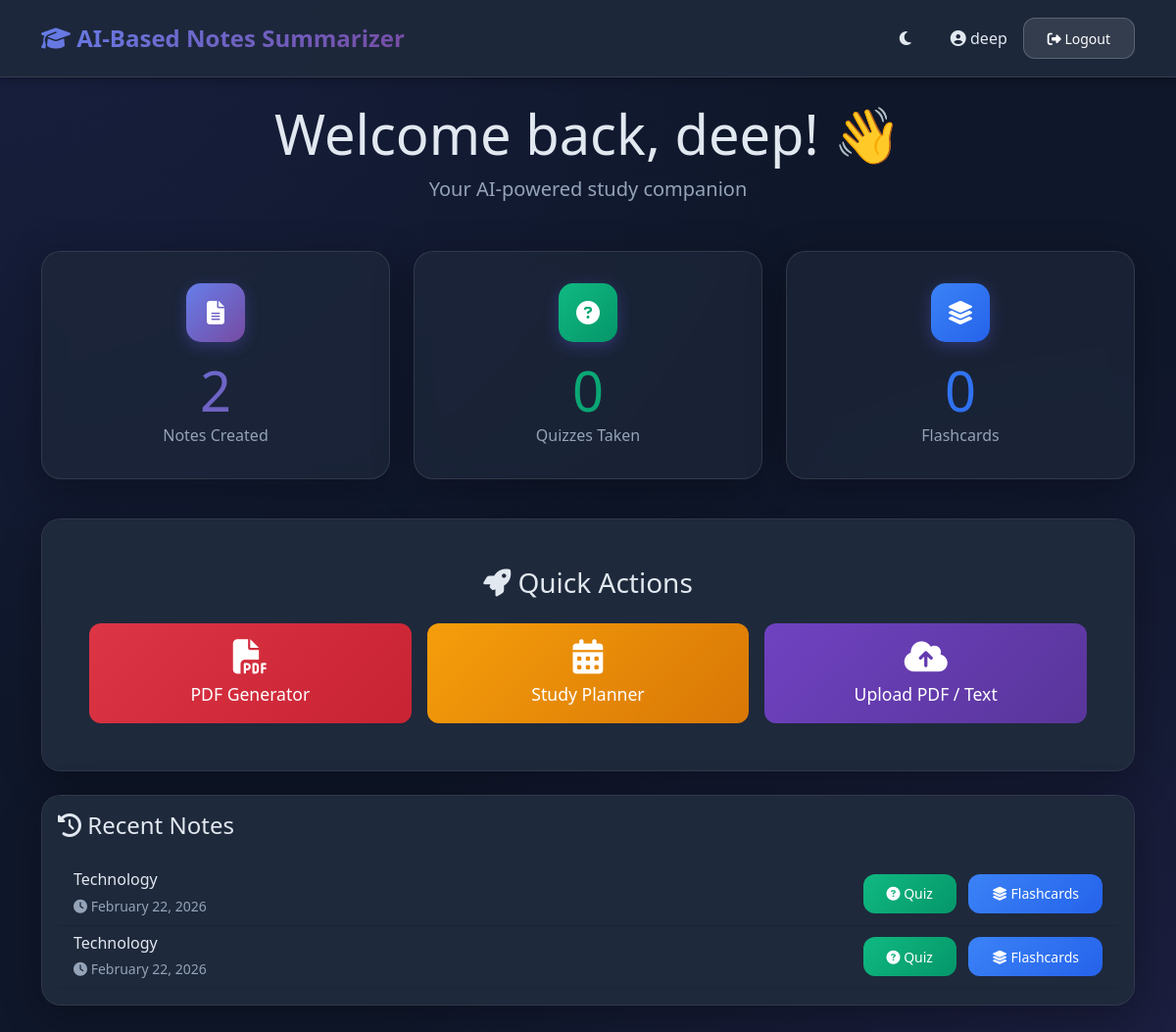
/dashboard (signed in), run on the app's committed database.
### AI-BASED NOTES SUMMARIZER/models.py (models this page shows, shortened)
class User(UserMixin, db.Model):
    __tablename__ = 'users'
    id = db.Column(db.Integer, primary_key=True)
    username = db.Column(db.String(80), unique=True, nullable=False)
    email = db.Column(db.String(120), unique=True, nullable=False)
    password_hash = db.Column(db.String(200), nullable=False)
    role = db.Column(db.String(20), default='user')  # user or admin
    created_at = db.Column(db.DateTime, default=datetime.utcnow)
    notes = db.relationship('Note', backref='user', lazy=True, cascade='all, delete-orphan')
    quizzes = db.relationship('Quiz', backref='user', lazy=True, cascade='all, delete-orphan')
    flashcards = db.relationship('Flashcard', backref='user', lazy=True, cascade='all, delete-orphan')

class Note(db.Model):
    __tablename__ = 'notes'
    id = db.Column(db.Integer, primary_key=True)
    user_id = db.Column(db.Integer, db.ForeignKey('users.id'), nullable=False)
    original_text = db.Column(db.Text, nullable=False)
    summary = db.Column(db.Text)
    detected_topic = db.Column(db.String(100))
    created_at = db.Column(db.DateTime, default=datetime.utcnow)

### AI-BASED NOTES SUMMARIZER/app.py (the view)
@app.route('/dashboard')
@login_required
def dashboard():
    notes = Note.query.filter_by(user_id=current_user.id).order_by(Note.created_at.desc()).limit(5).all()
    quiz_count = Quiz.query.filter_by(user_id=current_user.id).count()
    flashcard_count = Flashcard.query.filter_by(user_id=current_user.id).count()
    return render_template('dashboard.html', notes=notes, quiz_count=quiz_count, flashcard_count=flashcard_count)

### AI-BASED NOTES SUMMARIZER/app.py (called while the page is built)
@login_manager.user_loader
def load_user(user_id):
    return User.query.get(int(user_id))

### AI-BASED NOTES SUMMARIZER/templates/dashboard.html (shortened to what this page needs)
{% extends "base.html" %}
{% block content %}
<div class="fade-in-up">
    <div class="text-center mb-5">
        <h1 class="display-4 mb-2">Welcome back, {{ current_user.username }}! 👋</h1>
        <p class="lead text-muted">Your AI-powered study companion</p>
    </div>
    <div class="row mb-4">
        <div class="col-md-4 mb-3">
            <div class="card glass feature-card">
                <div class="icon-box mx-auto">
                    <i class="fas fa-file-alt"></i>
                </div>
                <h2 class="display-4 mb-0" style="background: linear-gradient(135deg, #667eea 0%, #764ba2 100%); -webkit-background-clip: text; -webkit-text-fill-color: transparent;">{{ notes|length }}</h2>
                <p class="text-muted mb-0">Notes Created</p>
            </div>
        </div>
        <div class="col-md-4 mb-3">
            <div class="card glass feature-card">
                <div class="icon-box mx-auto" style="background: linear-gradient(135deg, #10b981 0%, #059669 100%);">
                    <i class="fas fa-question-circle"></i>
                </div>
                <h2 class="display-4 mb-0" style="background: linear-gradient(135deg, #10b981 0%, #059669 100%); -webkit-background-clip: text; -webkit-text-fill-color: transparent;">{{ quiz_count }}</h2>
                <p class="text-muted mb-0">Quizzes Taken</p>
            </div>
        </div>
        <div class="col-md-4 mb-3">
            <div class="card glass feature-card">
                <div class="icon-box mx-auto" style="background: linear-gradient(135deg, #3b82f6 0%, #2563eb 100%);">
                    <i class="fas fa-layer-group"></i>
                </div>
                <h2 class="display-4 mb-0" style="background: linear-gradient(135deg, #3b82f6 0%, #2563eb 100%); -webkit-background-clip: text; -webkit-text-fill-color: transparent;">{{ flashcard_count }}</h2>
                <p class="text-muted mb-0">Flashcards</p>
            </div>
        </div>
    </div>
    <div class="row mb-4">
        <div class="col-md-12">
            <div class="card glass">
                <div class="card-body p-5 text-center">
                    <h3 class="mb-4"><i class="fas fa-rocket"></i> Quick Actions</h3>
                    <div class="row g-3">
                        <div class="col-md-4">
                            <a href="{{ url_for('pdf_generator') }}" class="btn btn-lg w-100" style="background: linear-gradient(135deg, #dc3545 0%, #c82333 100%); color: white; border: none;">
                                <i class="fas fa-file-pdf fa-2x mb-2"></i><br>
                                PDF Generator
                            </a>
                        </div>
                        <div class="col-md-4">
                            <a href="{{ url_for('planner') }}" class="btn btn-lg w-100" style="background: linear-gradient(135deg, #f59e0b 0%, #d97706 100%); color: white; border: none;">
                                <i class="fas fa-calendar-alt fa-2x mb-2"></i><br>
                                Study Planner
                            </a>
                        </div>
                        <div class="col-md-4">
                            <a href="{{ url_for('summarize') }}" class="btn btn-lg w-100" style="background: linear-gradient(135deg, #6f42c1 0%, #59359a 100%); color: white; border: none;">
                                <i class="fas fa-cloud-upload-alt fa-2x mb-2"></i><br>
                                Upload PDF / Text
                            </a>
                        </div>
                    </div>
                </div>
            </div>
        </div>
    </div>
    {% if notes %}
    <div class="row">
        <div class="col-md-12">
            <div class="card glass">
                <div class="card-body">
                    <h4 class="mb-4"><i class="fas fa-history"></i> Recent Notes</h4>
                    <div class="list-group list-group-flush">
                        {% for note in notes %}
                        <div class="list-group-item bg-transparent border-bottom" style="border-color: rgba(0,0,0,0.1) !important;">
                            <div class="d-flex justify-content-between align-items-center">
                                <div>
                                    <h6 class="mb-1">{{ note.detected_topic }}</h6>
                                    <small class="text-muted">
                                        <i class="fas fa-clock"></i> {{ note.created_at.strftime('%B %d, %Y') }}
                                    </small>
                                </div>
                                <div>
                                    <a href="{{ url_for('generate_quiz', note_id=note.id) }}" class="btn btn-sm btn-success me-2">
                                        <i class="fas fa-question-circle"></i> Quiz
                                    </a>
                                    <a href="{{ url_for('generate_flashcards', note_id=note.id) }}" class="btn btn-sm btn-info">
                                        <i class="fas fa-layer-group"></i> Flashcards
                                    </a>
                                </div>
                            </div>
                        </div>
                        {% endfor %}
                    </div>
                </div>
            </div>
        </div>
    </div>
    {% endif %}
</div>
{% endblock %}

### AI-BASED NOTES SUMMARIZER/templates/base.html (shortened to what this page needs)
<!DOCTYPE html>
<html lang="en">
<head>
    <link href="https://cdn.jsdelivr.net/npm/bootstrap@5.3.0/dist/css/bootstrap.min.css" rel="stylesheet">
    <link rel="stylesheet" href="https://cdnjs.cloudflare.com/ajax/libs/font-awesome/6.4.0/css/all.min.css">
    <link rel="stylesheet" href="{{ url_for('static', filename='css/style.css') }}">
</head>
<body>
    {% if current_user.is_authenticated %}
    <nav class="navbar navbar-expand-lg navbar-light">
        <div class="container">
            <a class="navbar-brand" href="{{ url_for('dashboard') if current_user.role == 'user' else url_for('admin_dashboard') }}">
                <i class="fas fa-graduation-cap"></i> AI-Based Notes Summarizer
            </a>
            <div class="d-flex align-items-center">
                <button class="btn btn-link me-3 text-decoration-none" id="themeToggle" style="color: var(--text-light);">
                    <i class="fas fa-moon"></i>
                </button>
                <span class="me-3"><i class="fas fa-user-circle"></i> {{ current_user.username }}</span>
                <a href="{{ url_for('logout') }}" class="btn btn-sm btn-light">
                    <i class="fas fa-sign-out-alt"></i> Logout
                </a>
            </div>
        </div>
    </nav>
    {% endif %}
    <div class="container mt-4 mb-5">
        {% block content %}{% endblock %}
    </div>
</body>
</html>

### AI-BASED NOTES SUMMARIZER/static/css/style.css (style rules this page uses)
:root { --primary: #6366f1; --primary-dark: #4f46e5; --secondary: #8b5cf6; --success: #10b981; --danger: #ef4444; --warning: #f59e0b; --info: #3b82f6; --dark-bg: #0f172a; --dark-card: #1e293b; --dark-card-hover: #334155; --text-light: #e2e8f0; --text-muted: #94a3b8; --gradient: linear-gradient(135deg, #667eea 0%, #764ba2 100%); --dark-gradient: linear-gradient(135deg, #1e293b 0%, #0f172a 100%); }
body { min-height: 100vh; background: var(--dark-bg); background-image: radial-gradient(at 0% 0%, rgba(99, 102, 241, 0.1) 0px, transparent 50%), radial-gradient(at 100% 100%, rgba(139, 92, 246, 0.1) 0px, transparent 50%); background-attachment: fixed; font-family: 'Segoe UI', Tahoma, Geneva, Verdana, sans-serif; color: var(--text-light); }
.container { flex: 1; }
.card { border: 1px solid rgba(255, 255, 255, 0.1); border-radius: 20px; box-shadow: 0 10px 40px rgba(0,0,0,0.3); transition: all 0.3s ease; background: var(--dark-card); color: var(--text-light); overflow: hidden; }
.card-body { background: var(--dark-card); }
.glass { background: rgba(30, 41, 59, 0.7); backdrop-filter: blur(10px); border: 1px solid rgba(255, 255, 255, 0.1); }
.btn { border-radius: 12px; padding: 0.6rem 1.5rem; font-weight: 500; transition: all 0.3s ease; border: none; }
.btn-success { background: linear-gradient(135deg, #10b981 0%, #059669 100%); color: white; }
.btn-info { background: linear-gradient(135deg, #3b82f6 0%, #2563eb 100%); color: white; }
.btn-light { background: rgba(255, 255, 255, 0.1); color: white; border: 1px solid rgba(255, 255, 255, 0.2); }
.btn-lg { padding: 1rem 2rem; font-size: 1.1rem; }
.navbar { background: rgba(30, 41, 59, 0.95); backdrop-filter: blur(10px); box-shadow: 0 2px 10px rgba(0,0,0,0.3); padding: 1rem 0; border-bottom: 1px solid rgba(255, 255, 255, 0.1); }
.navbar-brand { font-weight: 700; font-size: 1.5rem; background: var(--gradient); -webkit-background-clip: text; -webkit-text-fill-color: transparent; background-clip: text; }
.fade-in-up { animation: fadeInUp 0.6s ease; }
.icon-box { width: 60px; height: 60px; border-radius: 15px; display: flex; align-items: center; justify-content: center; font-size: 1.5rem; margin-bottom: 1rem; background: var(--gradient); color: white; box-shadow: 0 4px 15px rgba(99, 102, 241, 0.3); }
.feature-card { text-align: center; padding: 2rem; transition: all 0.3s ease; }
.text-muted { color: var(--text-muted) !important; }
.lead { color: var(--text-light); }
.list-group-item { background: transparent; color: var(--text-light); border-color: rgba(255, 255, 255, 0.1); }
small { color: var(--text-muted); }

### data on the page
User: username "deep"
Note: detected_topic "Technology", created_at "February 22, 2026"
Note: detected_topic "Technology", created_at "February 22, 2026"

### other printed values
{{ notes|length }} "2"
{{ quiz_count }} "0"
{{ flashcard_count }} "0"
